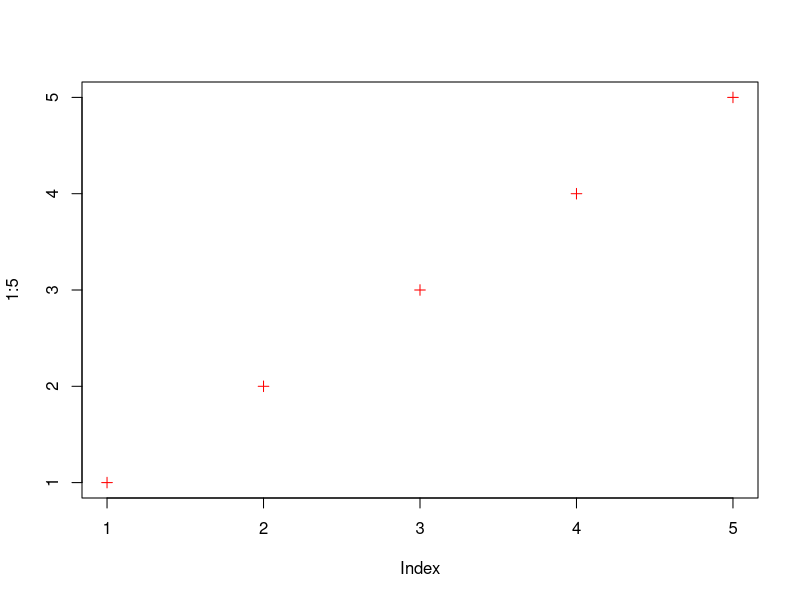
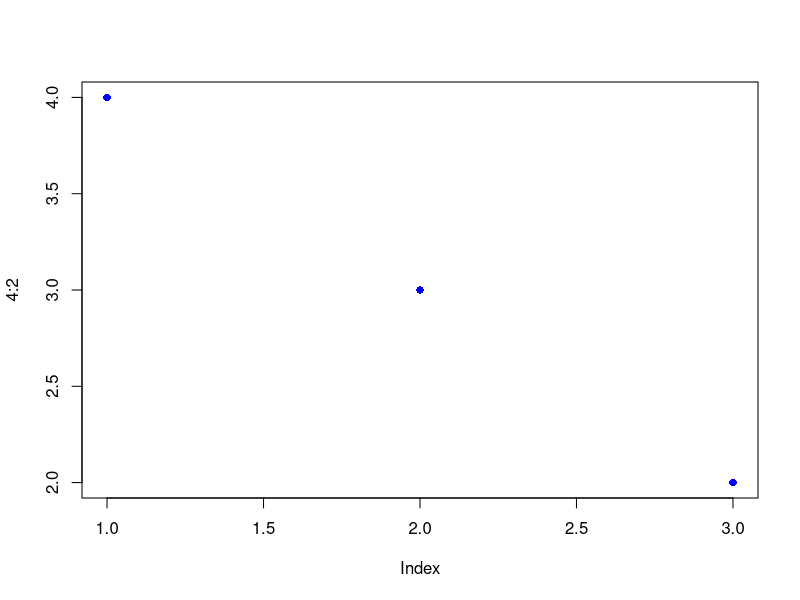
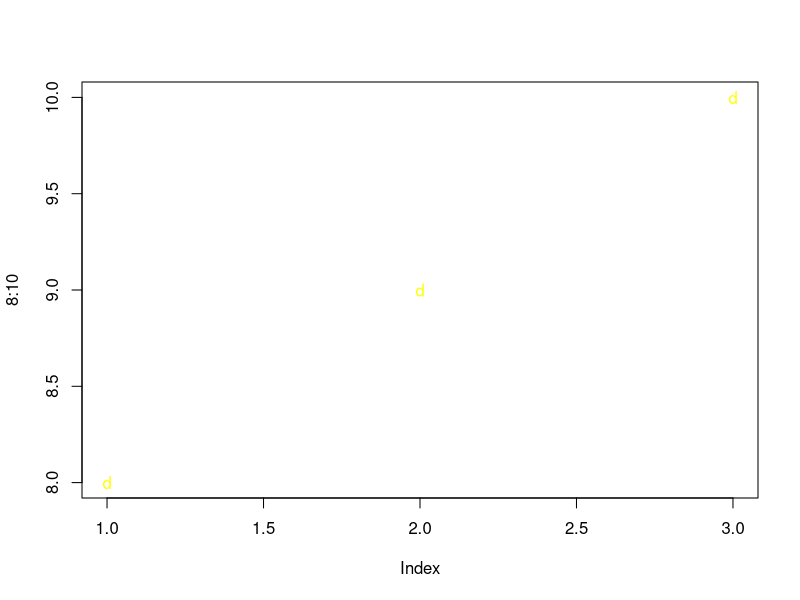

Here is the R script that generated these plots, in order:
#Codigo para problema 1

#Faig tres vectors amb colors i formes diferents
plot(1:5, col="red",pch=3)
plot(4:2, col="blue",pch=16)
plot(8:10, col="yellow",pch=100)
